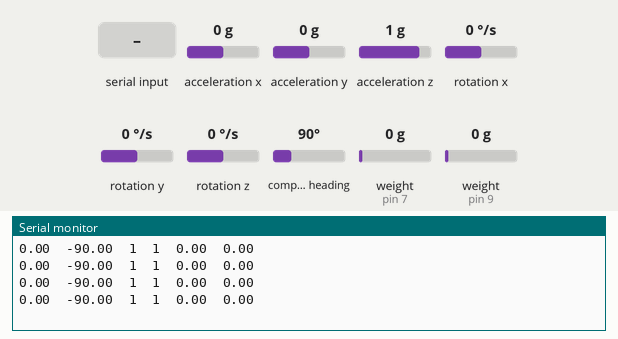
Simulated run of this sketch. Board: Arduino Uno, built with avr-gcc and run on an emulated ATmega328P. On the bench: the last lines printed to the serial monitor. The inputs (shaded band) are chosen by the test bench; at power-on: rotation y 0 °/s, weight on the scale (sensors on pin 7, pin 9) 0 g, compass heading 90°, acceleration x 0 g, acceleration y 0 g, acceleration z 1 g, rotation x 0 °/s, rotation z 0 °/s.

Above: at 3.2 s.
3.3 s: rotation y set to -192 °/s
At 3.43 s:
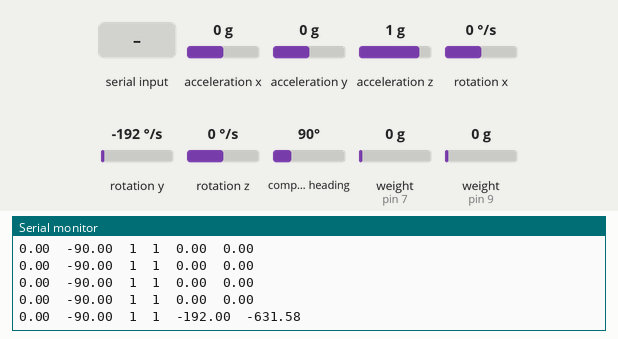
6.3 s: weight on the scale (sensor on pin 7) set to 100 g
At 6.48 s:
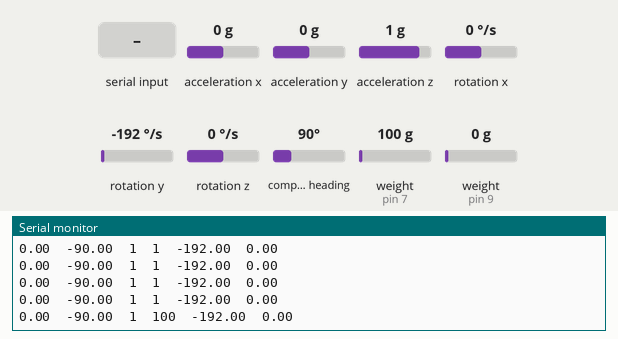
7.8 s: weight on the scale (sensor on pin 9) set to 100 g
At 8.0 s:
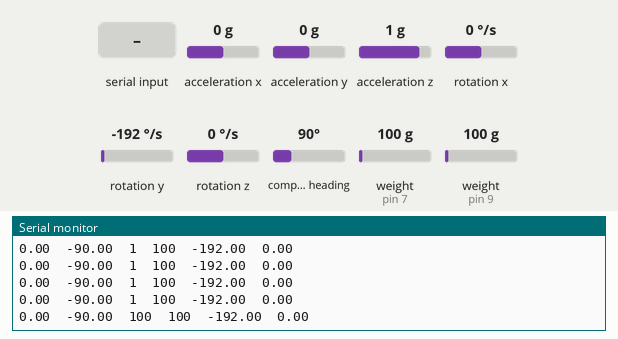
9.3 s: "0\n" received over Serial
At 9.52 s:
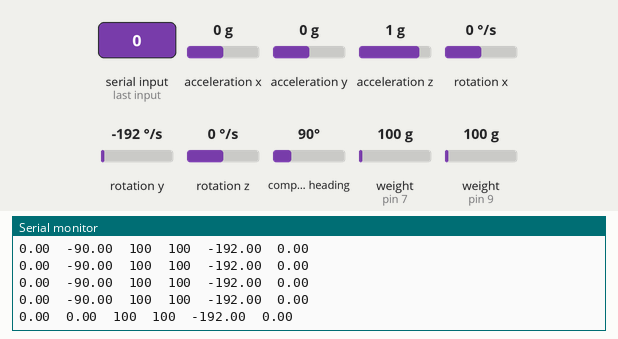
10.8 s: compass heading set to 7°
At 11.05 s:
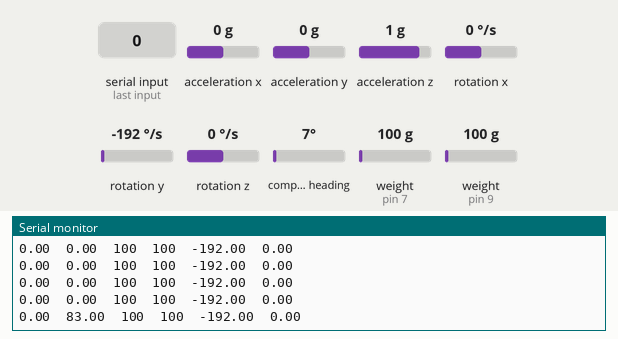
12.3 s: byte 48 ('0') received over Serial
Timing chart, 0 to 15.3 s (numbered marks = the images above; inputs shaded):
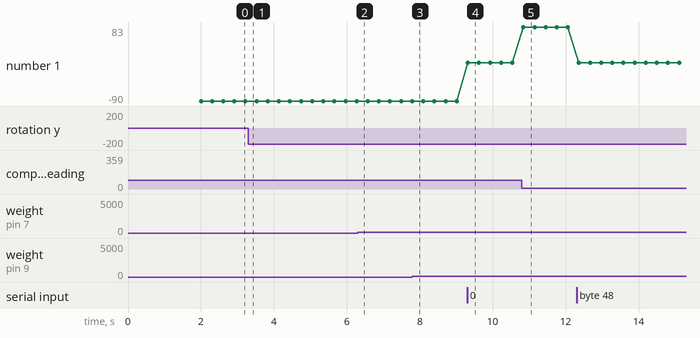

Measured:
- after the input at 9.3 s, the serial monitor: prints a new line at once (image 4)
- after the input at 10.8 s, the serial monitor: prints a new line at once (image 5)
- plotted number 1: 0 → 83 after the input at 10.8 s

The sketch:

gyro_airpress_accel.ino
```cpp
// 空気圧＋角度＋角速度＋角加速度

#include <SPI.h>
#include <Wire.h>
#include <Adafruit_Sensor.h>
#include <Adafruit_BNO055.h>
#include <utility/imumaths.h>
#include "HX711.h"
const int AIRPRESS_1_DAT = 9;
const int AIRPRESS_1_CLK = 8;
const int AIRPRESS_2_DAT = 7;
const int AIRPRESS_2_CLK = 6;

/* Set the delay between fresh samples */
#define BNO055_SAMPLERATE_DELAY_MS (100)

// Check I2C device address and correct line below (by default address is 0x29 or 0x28)
//                                   id, address
Adafruit_BNO055 bno = Adafruit_BNO055(55, 0x28);

// for ajust angle
double initial_yaw = 0;
double initial_pitch = 0;

// for acceleration
unsigned long times, old_times;
double delta;
double pre_yaw;
double pre_pitch;
double pre_gyro_yaw;
double pre_gyro_pitch;

// for airpress
HX711 scale1;
HX711 scale2;
char data[100];

int sign(double x) {
  int value = 0;
  if (x > 0)
    value = 1;
  else if (x < 0)
    value = -1;

  return value;
}


void setup() {
  Serial.begin(9600);

  // Gyro setup ///////////////////////////////////////////
  if (!bno.begin())
  {
    /* There was a problem detecting the BNO055 ... check your connections */
    Serial.print("Ooops, no BNO055 detected ... Check your wiring or I2C ADDR!");
    while (1);
  }
  bno.setExtCrystalUse(true);

  // Air press setup //////////////////////////////////////
  scale1.begin(AIRPRESS_1_DAT, AIRPRESS_1_CLK);
  scale1.set_scale(386.3);
  scale1.tare();
  scale2.begin(AIRPRESS_2_DAT, AIRPRESS_2_CLK);
  scale2.set_scale(386.3);
  scale2.tare();
}


void loop()
{
  /* Get a new sensor event */
  imu::Quaternion quat = bno.getQuat();
  double ysqr = quat.y() * quat.y();

  // pitch (y-axis rotation)
  double t2 = +2.0 * (quat.w() * quat.y() - quat.x() * quat.z());
  t2 = t2 > 1.0 ? 1.0 : t2;
  t2 = t2 < -1.0 ? -1.0 : t2;
  double pitch = asin(t2) * 180 / PI;

  // yaw (z-axis rotation)
  double t3 = +2.0 * (quat.w() * quat.z() + quat.x() * quat.y());
  double t4 = +1.0 - 2.0 * (ysqr + quat.z() * quat.z());
  double yaw = atan2(t3, t4) * 180 / PI;

  // Reset origin：Unity側から"0"を受け取ると，その姿勢を原点とした角度に設定
  if ( Serial.available() ) {
    char mode = Serial.read();
    switch (mode) {
      case '0' :
        initial_pitch = pitch;
        initial_yaw = yaw;
        break;
      default:
        break;
    }
  }
  pitch = pitch - initial_pitch;
  yaw = yaw - initial_yaw;

  // Adjust from -180 to 180
  while (abs(pitch) > 180) {
    pitch -= sign(pitch) * 360;
  }

  while (abs(yaw) > 180) {
    yaw -= sign(yaw) * 360;
  }

  /* New line for the next sample */
  Serial.println("");

  // Angle //////////////////////////////////////////
  Serial.print(pitch);
  Serial.print("\t");
  Serial.print(yaw);
  Serial.print("\t");

  // Air press //////////////////////////////////////
  if (scale1.is_ready()) {
    long reading1 = scale1.get_units();
    if(reading1==0){
      Serial.print(1);    //0で割り算できないのを防ぐ
    }
    else{
      Serial.print(reading1);
    }
  }
  Serial.print("\t");
  if (scale2.is_ready()) {
    long reading2 = scale2.get_units();
    if(reading2==0){
      Serial.print(1);    //0で割り算できないのを防ぐ
    }
    else{
      Serial.print(reading2);
    }
  }
  Serial.print("\t");

  // Angular velocity /////////////////////////////////
  imu::Vector<3> gyroscope = bno.getVector(Adafruit_BNO055::VECTOR_GYROSCOPE);
  //  Serial.print(gyroscope.z());    //pitch_gyro
  //  Serial.print("\t");
  Serial.print(gyroscope.y());    //yaw_gyro
  Serial.print("\t");

  // Angular acceleration /////////////////////////////
  times = millis();
  delta = (double)(times - old_times)/1000;   //secに変換
  old_times = times;
  double accel_pitch = (gyroscope.z() - pre_gyro_pitch)/delta;
  double accel_yaw = (gyroscope.y() - pre_gyro_yaw)/delta;
  pre_gyro_pitch = gyroscope.z();
  pre_gyro_yaw = gyroscope.y();
  //  Serial.print(accel_pitch);
  //  Serial.print("\t");
  Serial.print(accel_yaw);
  Serial.print("\n");

  delay(100);
}
```
